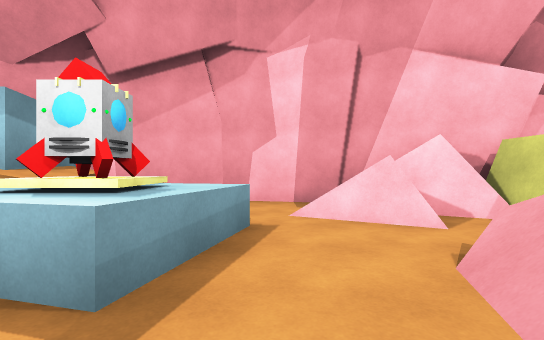
[1] (above)

12 first-person views from a walk through a scene from a Unity 3-D project. The camera is 1.3 m above the floor, looks level and sees 85° across. The floor is counted in squares, 2 m on a side. Each view is taken from the middle of a square. On the plan, view 1 faces up. The plan holds only what a view shows up to about 9 squares ahead; the rest is blank.

[2]
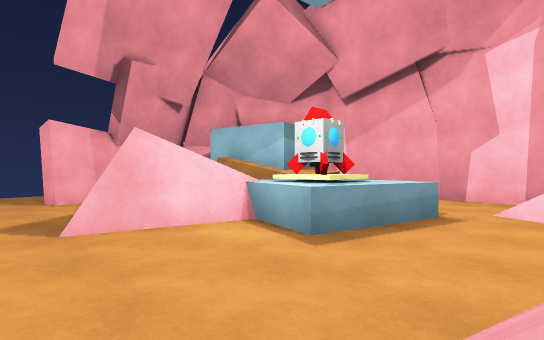

[3]
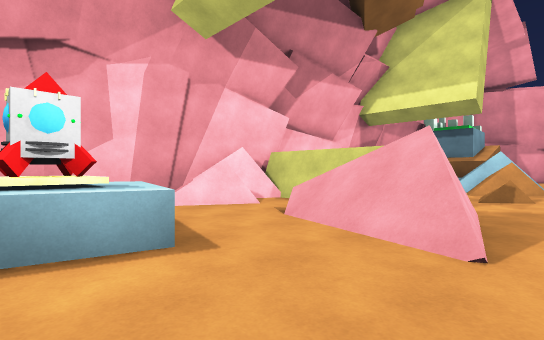

[4]
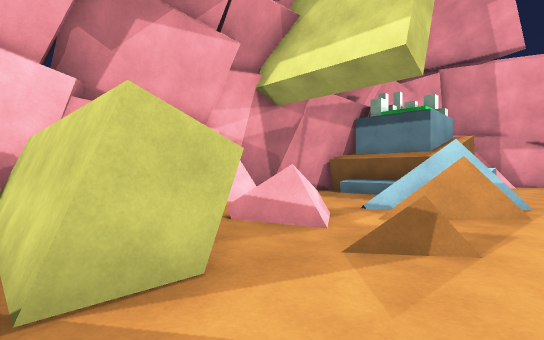

[5]
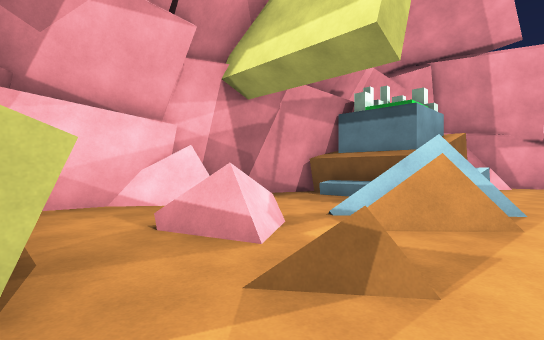

[6]
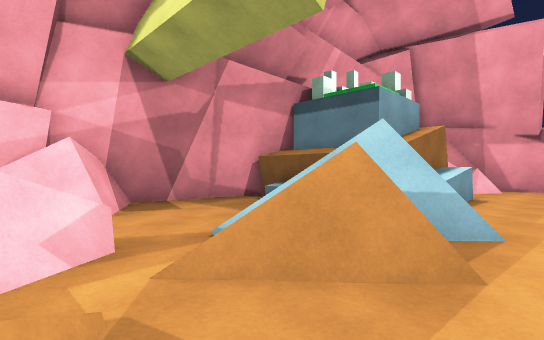

[7]
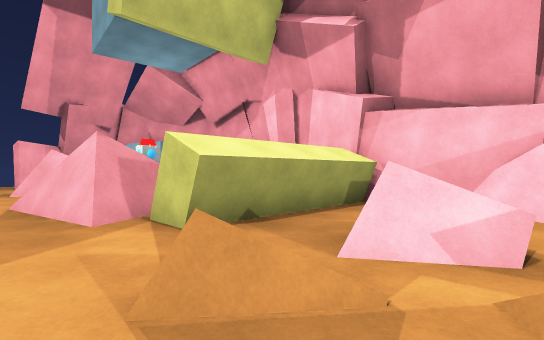

[8]
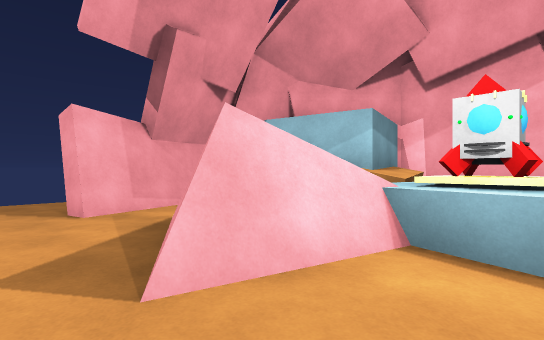

[9]
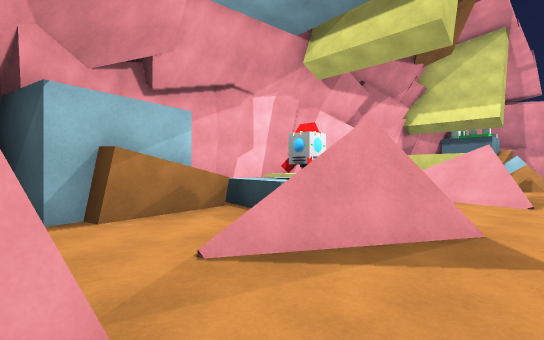

[10]
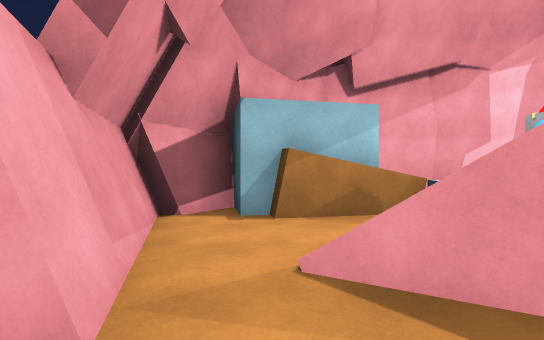

[11]
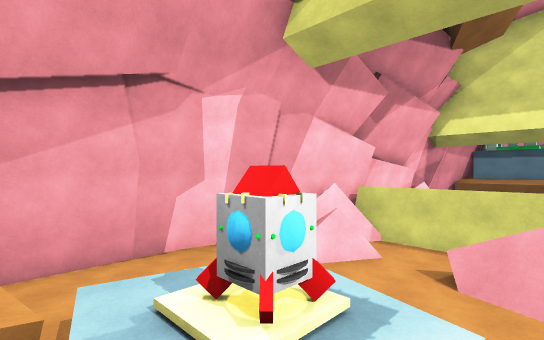

[12]
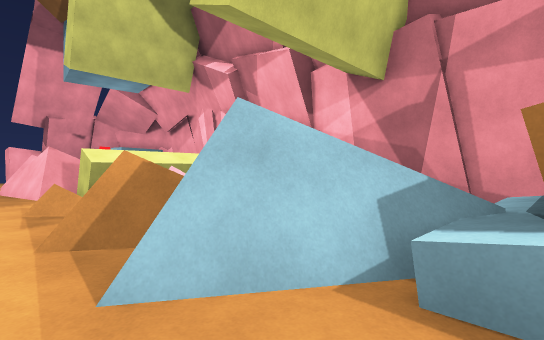

### Floor plan
Key: @ floor where view 1 was taken; # wall or solid block; x gap in a wall; . floor; / step, stairs or slope; = window, fence, low wall or low ledge; ^ raised ledge; R rocket; C brown cube; U cube.
Columns run from 8 left of view 1 to 17 right of it. Each row starts with its distance up from view 1.
  7     #####
  6     #...###
  5   ###^...=##########
  4  ####^=..=###..#...##
  3  ###..RR....#......^^
  2  ##..=RR./=.#.//.//^^   #
  1   #////../=##.Ux=/#^^##.##
  0 ..#..#..@/##..C.=#/......#
 -1 ........................

Positions as (right, up) in squares from view 1, and headings:
1: (0, 0), facing up
2: (1, -1), facing up-left
3: (-2, -1), facing up-right
4: (3, -1), facing up-right
5: (4, -1), facing up-right
6: (6, -1), facing up-right
7: (7, -1), facing up-left
8: (-1, -1), facing up-left
9: (-6, -1), facing up-right
10: (-5, -1), facing up
11: (-3, 1), facing up-right
12: (11, -1), facing up-left
